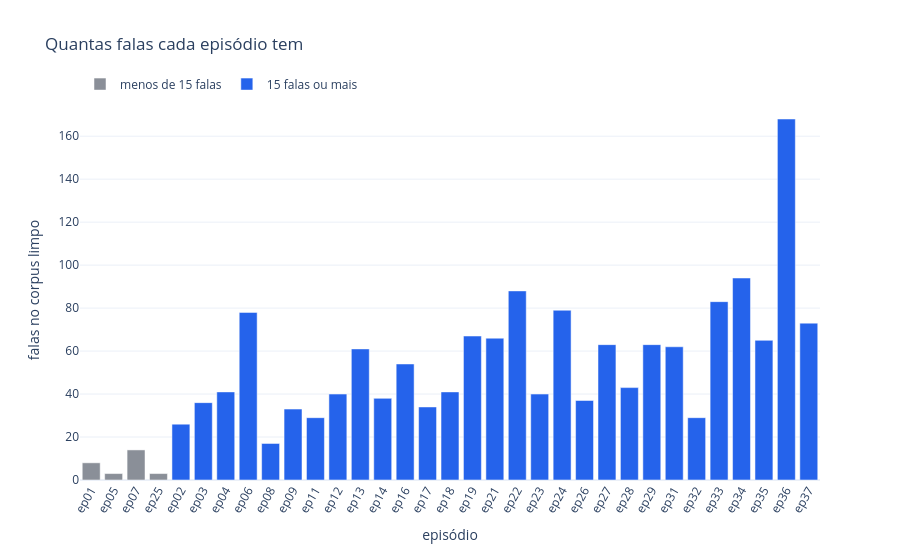

Here is the notebook cell this chart was saved with:
### Markdown cell above
## 3. O corpus

### Gráfico 1 — Falas por episódio (barras)

### Code cell
por_ep = corpus.groupby(["ep_curto", "titulo"]).size().reset_index(name="falas")
por_ep["amostra"] = np.where(por_ep.falas < 15, "menos de 15 falas", "15 falas ou mais")
fig = px.bar(por_ep, x="ep_curto", y="falas", color="amostra", hover_data={"titulo": True, "ep_curto": False},
             color_discrete_map={"15 falas ou mais": AZUL, "menos de 15 falas": CINZA},
             labels={"ep_curto": "episódio", "falas": "falas no corpus limpo", "titulo": "título", "amostra": ""},
             title="Quantas falas cada episódio tem")
fig.update_layout(xaxis_tickangle=-60, legend=dict(orientation="h", y=1.08))
fig.show()
print(por_ep.falas.describe().round(1).to_string())

### Figure 1 — Plotly figure (JSON) as saved in the notebook; plotly's stock layout.template omitted (floating-point values rounded to 4 significant figures)
{"data": [{"customdata": [["Potion of Flight"], ["Special holiday episode"], ["The Wish"], ["There are no Shortcuts"]], "hovertemplate": "=menos de 15 falas<br>falas no corpus limpo=%{y}<br>título=%{customdata[0]}<extra></extra>", "legendgroup": "menos de 15 falas", "marker": {"color": "#8A8F98", "pattern": {"shape": ""}}, "name": "menos de 15 falas", "orientation": "v", "showlegend": true, "textposition": "auto", "type": "bar", "x": ["ep01", "ep05", "ep07", "ep25"], "xaxis": "x", "y": [8, 3, 14, 3], "yaxis": "y"}, {"customdata": [["Rainbow potions"], ["The secret ingredients"], ["Stroke of genius"], ["The Potion Contest"], ["Pepper s Birthday Party"], ["The Remedy"], ["The Witches of Chaosah"], ["Autumn Clearout"], ["The Pyjama Party"], ["The Dragon s Tooth"], ["The Sage of the Mountain"], ["A Fresh Start"], ["The Encounter"], ["Pollution"], ["The Magic Contest"], ["The Voting System"], ["Take a Chance"], ["The Unity Tree"], ["Books Are Great"], ["Coriander s Invention"], ["The Festivities"], ["Destroyer of Worlds"], ["The Fight"], ["The Battlefield"], ["Spell of War"], ["The Knighting of Shichimi"], ["The Reflection"], ["The Surprise Attack"], ["The Tears of the Phoenix"]], "hovertemplate": "=15 falas ou mais<br>falas no corpus limpo=%{y}<br>título=%{customdata[0]}<extra></extra>", "legendgroup": "15 falas ou mais", "marker": {"color": "#2563EB", "pattern": {"shape": ""}}, "name": "15 falas ou mais", "orientation": "v", "showlegend": true, "textposition": "auto", "type": "bar", "x": ["ep02", "ep03", "ep04", "ep06", "ep08", "ep09", "ep11", "ep12", "ep13", "ep14", "ep16", "ep17", "ep18", "ep19", "ep21", "ep22", "ep23", "ep24", "ep26", "ep27", "ep28", "ep29", "ep31", "ep32", "ep33", "ep34", "ep35", "ep36", "ep37"], "xaxis": "x", "y": [26, 36, 41, 78, 17, 33, 29, 40, 61, 38, 54, 34, 41, 67, 66, 88, 40, 79, 37, 63, 43, 63, 62, 29, 83, 94, 65, 168, 73], "yaxis": "y"}], "layout": {"barmode": "relative", "legend": {"orientation": "h", "title": {"text": ""}, "tracegroupgap": 0, "y": 1.08}, "title": {"text": "Quantas falas cada episódio tem"}, "xaxis": {"anchor": "y", "domain": [0.0, 1.0], "tickangle": -60, "title": {"text": "episódio"}}, "yaxis": {"anchor": "x", "domain": [0.0, 1.0], "title": {"text": "falas no corpus limpo"}}}}
